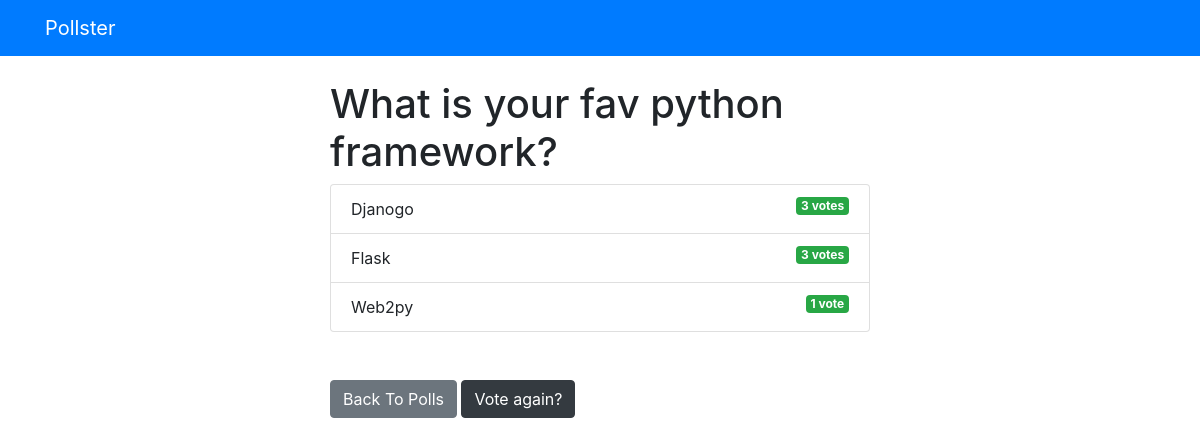
/polls/1/results, run on the app's committed database.
### polls/models.py (models this page shows, shortened)
class Question(models.Model):
    question_text=models.CharField(max_length=200)
    pub_date=models.DateTimeField('date published')

class Choice(models.Model):
    question=models.ForeignKey(Question,on_delete=models.CASCADE)
    choice_text=models.CharField(max_length=200)
    votes=models.IntegerField(default=0)

### polls/views.py (the view)
# urls.py: path('<int:question_id>/results',views.results,name='results'),
def results(request,question_id):
    question=get_object_or_404(Question,pk=question_id)
    return render(request,'polls/results.html',{'question':question})

### templates/polls/results.html
{% extends 'base.html' %}
{% block content %}
<h1 class="text-center-mb-3">{{question.question_text}}</h1>
<ul class="list-group mb-5">
    {% for choice in question.choice_set.all %}
        <li class="list-group-item">
            {{choice.choice_text}} <span class="badge badge-success float-right">
                {{choice.votes}} vote{{choice.votes | pluralize}}
            </span>
        </li>
    {% endfor %}
</ul>
<a class="btn btn-secondary" href="{% url 'polls:index' %}">Back To Polls</a>
<a class="btn btn-dark " href="{% url 'polls:detail' question.id %}">Vote again?</a>
{% endblock %}

### data on the page
Question: question_text "What is your fav python framework?"
Choice: choice_text "Djanogo", votes "3", votes|pluralize "s"
Choice: choice_text "Flask", votes "3", votes|pluralize "s"
Choice: choice_text "Web2py", votes "1"
